Frame 1 (no input): blank canvas, image omitted
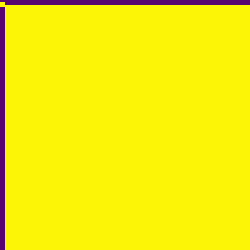
Frame 60 (the mouse pressed at the canvas centre just before this capture)
Frame 120 (the mouse held since frame 60 and released just before this capture): blank canvas, image omitted

The Processing sketch that drew this single still picture (run headless with seeded random() and noise(); from frame 60 on, the mouse is pressed at the canvas centre):

// Processing sketch: processing_19552
// ── processing_19552.pde

float y = 2.0;
float x= 0.0;

void setup() {
  size(250, 250);
  background(#580571);
  fill(#FCF505);
  noStroke();
}
void draw(){
  frameRate(10);
  rect(x ,y, 5, 5); 
  rect(5, 5, x, x);
  y += 10; 
  x += 10;
   if(mousePressed){ 
   background(#580571);
    x = 0.0;
    y = 0.0;
  }
  

}
